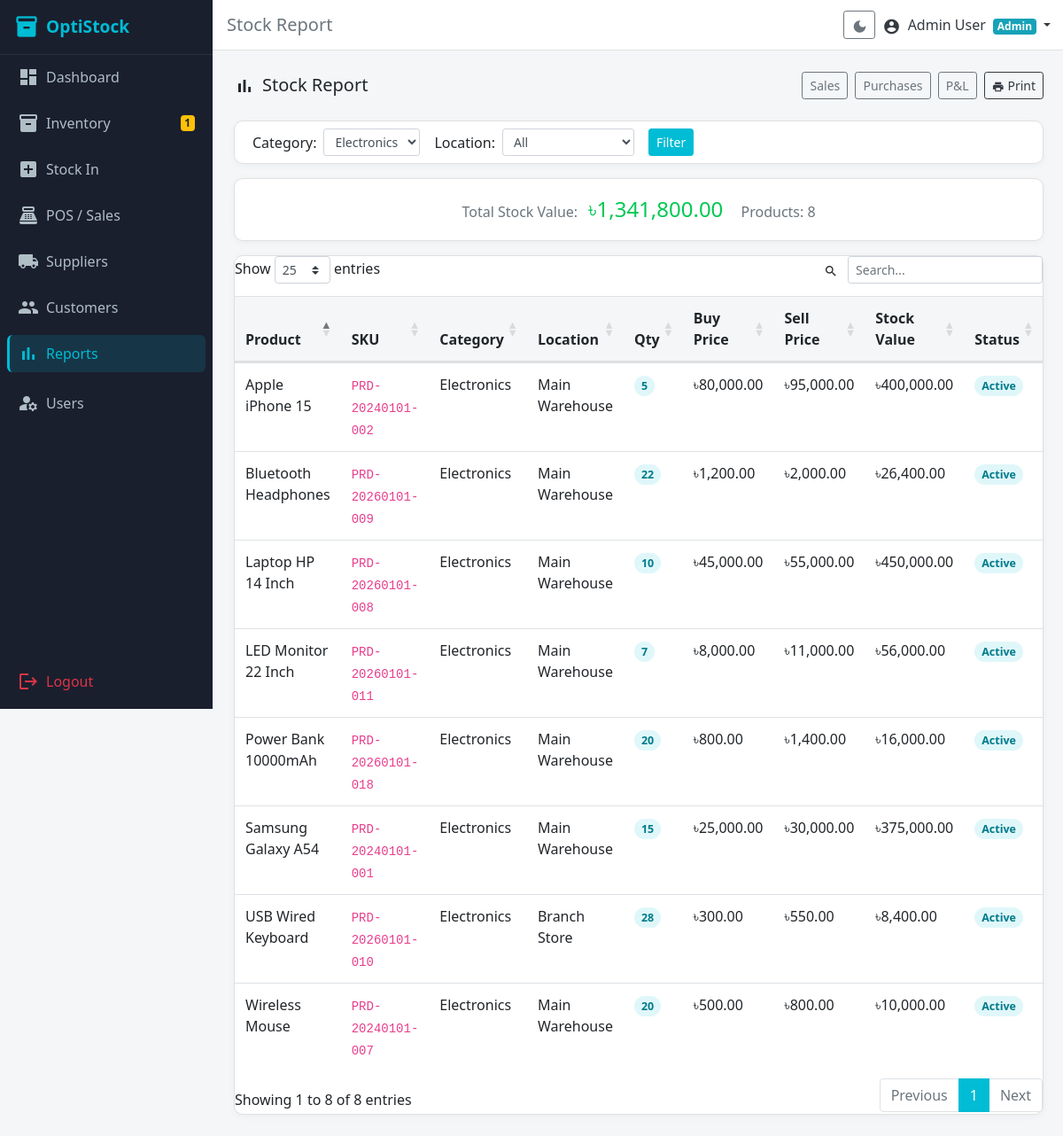
The page /modules/reports/stock_report.php?category=1 (signed in) on the database as committed earlier.
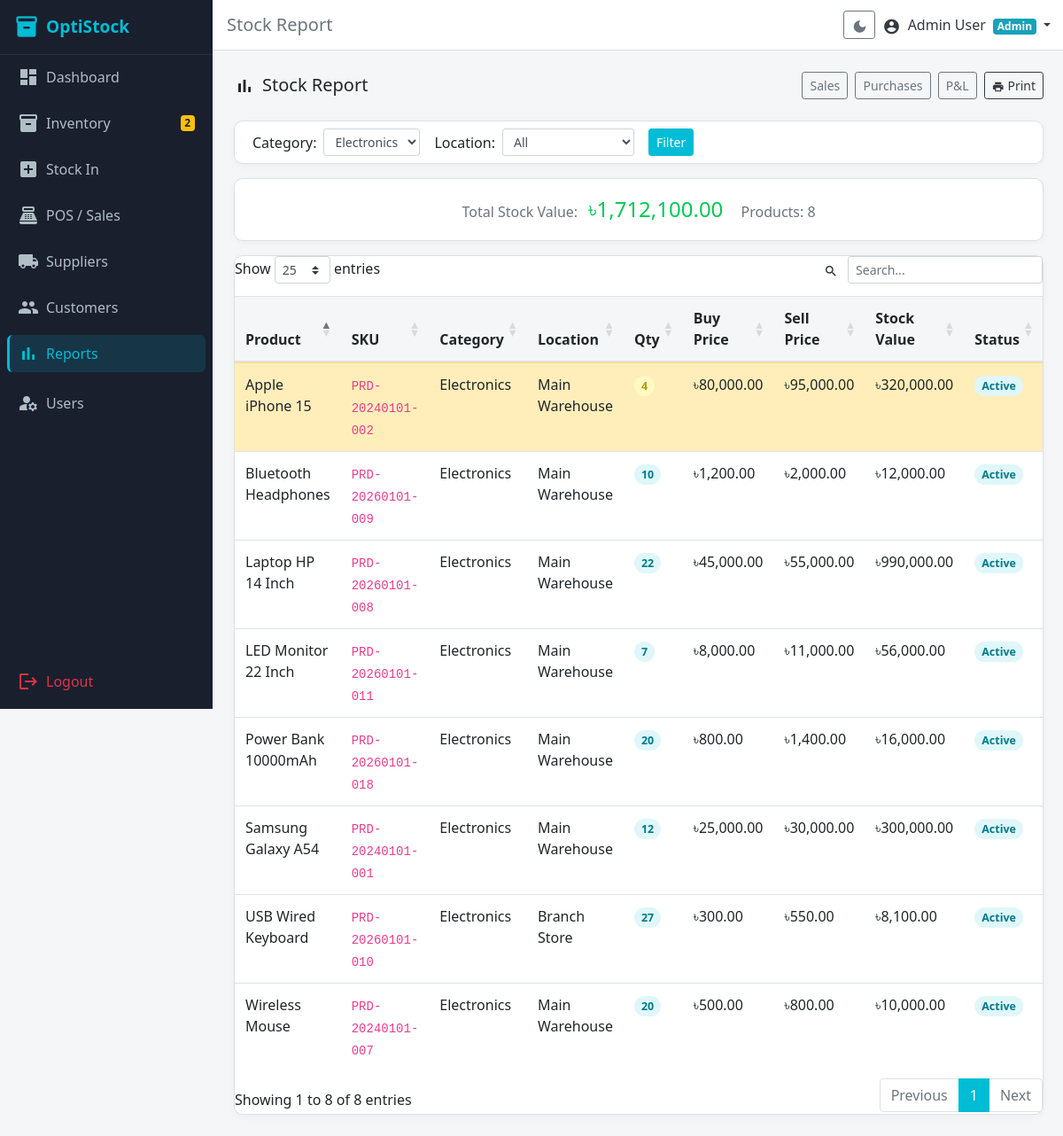
The same page on the database as committed later.
### tables this page shows
CREATE TABLE `products` (
  `id` int(10) UNSIGNED NOT NULL,
  `name` varchar(200) NOT NULL,
  `sku` varchar(50) NOT NULL,
  `barcode` varchar(100) DEFAULT NULL,
  `category_id` int(10) UNSIGNED DEFAULT NULL,
  `supplier_id` int(10) UNSIGNED DEFAULT NULL,
  `location_id` int(10) UNSIGNED DEFAULT NULL,
  `purchase_price` decimal(10,2) NOT NULL DEFAULT 0.00,
  `selling_price` decimal(10,2) NOT NULL DEFAULT 0.00,
  `quantity` int(11) NOT NULL DEFAULT 0,
  `low_stock_alert` int(11) NOT NULL DEFAULT 5,
  `description` text DEFAULT NULL,
  `status` enum('active','inactive') NOT NULL DEFAULT 'active',
  `created_at` datetime NOT NULL DEFAULT current_timestamp()
);

CREATE TABLE `categories` (
  `id` int(10) UNSIGNED NOT NULL,
  `name` varchar(100) NOT NULL,
  `description` text DEFAULT NULL,
  `created_at` datetime NOT NULL DEFAULT current_timestamp()
);

CREATE TABLE `locations` (
  `id` int(10) UNSIGNED NOT NULL,
  `name` varchar(100) NOT NULL,
  `address` text DEFAULT NULL,
  `created_at` datetime NOT NULL DEFAULT current_timestamp()
);

### modules/reports/stock_report.php (the view, shortened to what the changed rows need)
<?php
require_once __DIR__ . '/../../includes/auth_check.php';
$catFilter = $_GET['category'] ?? '';
$sql = 'SELECT p.*, cat.name AS category, l.name AS location, (p.quantity * p.purchase_price) AS stock_value
        FROM products p
        LEFT JOIN categories cat ON cat.id = p.category_id
        LEFT JOIN locations l ON l.id = p.location_id
        WHERE 1=1';
$params = [];
if ($catFilter) { $sql .= ' AND p.category_id = ?'; $params[] = $catFilter; }
$sql .= ' ORDER BY p.name';
$stmt = $pdo->prepare($sql);
$stmt->execute($params);
$products = $stmt->fetchAll();
$totalValue = array_sum(array_column($products, 'stock_value'));
include __DIR__ . '/../../includes/header.php';
?>
<div class="card mb-3">
  <div class="card-body text-center">
    <span class="text-muted">Total Stock Value: </span>
    <span class="h4 ml-2" style="color:#00C853;">৳<?= number_format($totalValue, 2) ?></span>
    <span class="text-muted ml-3">Products: <?= count($products) ?></span>
  </div>
</div>
<div class="card">
  <div class="table-responsive">
    <table class="table table-hover datatable mb-0">
      <thead>
        <tr><th>Product</th><th>SKU</th><th>Category</th><th>Location</th><th>Qty</th><th>Buy Price</th><th>Sell Price</th><th>Stock Value</th><th>Status</th></tr>
      </thead>
      <tbody>
        <?php foreach ($products as $p): ?>
        <?php $isLow = $p['quantity'] <= $p['low_stock_alert']; ?>
        <tr <?= $isLow ? 'class="table-warning"' : '' ?>>
          <td><?= htmlspecialchars($p['name']) ?></td>
          <td><code><?= htmlspecialchars($p['sku']) ?></code></td>
          <td><?= htmlspecialchars($p['category'] ?? '—') ?></td>
          <td><?= htmlspecialchars($p['location'] ?? '—') ?></td>
          <td>
            <?php
              if ($p['quantity'] <= 0) echo '<span class="stock-out">' . $p['quantity'] . '</span>';
              elseif ($isLow)          echo '<span class="stock-low">' . $p['quantity'] . '</span>';
              else                     echo '<span class="stock-ok">' . $p['quantity'] . '</span>';
            ?>
          </td>
          <td>৳<?= number_format($p['purchase_price'], 2) ?></td>
          <td>৳<?= number_format($p['selling_price'], 2) ?></td>
          <td>৳<?= number_format($p['stock_value'], 2) ?></td>
          <td><span class="status-<?= $p['status'] ?>"><?= ucfirst($p['status']) ?></span></td>
        </tr>
        <?php endforeach; ?>
      </tbody>
    </table>
  </div>
</div>
<?php
include __DIR__ . '/../../includes/footer.php';

### includes/sidebar.php (shortened to what the changed rows need)
<?php
$lowStockCount = 0;
if (isset($pdo)) {
    try {
        $ls = $pdo->query('SELECT COUNT(*) FROM products WHERE quantity <= low_stock_alert AND status = "active"');
        $lowStockCount = (int)$ls->fetchColumn();
    } catch (Exception $e) {}
}
$currentDir  = basename(dirname($_SERVER['PHP_SELF']));
function isActive(string $dir, string $file = ''): string {
    global $currentDir, $currentPage;
    if (!$file && $currentDir === $dir) return 'active';
    return '';
}
?>
<nav class="sidebar d-flex flex-column" id="sidebar">
  <ul class="nav flex-column px-2 flex-grow-1">
    <li class="nav-item py-1">
      <a class="nav-link <?= isActive('inventory') ?>" href="<?= BASE_URL ?>/modules/inventory/index.php">
        <span class="material-icons align-middle mr-2">inventory</span>Inventory
        <?php if ($lowStockCount > 0): ?>
          <span class="badge badge-warning ml-auto float-right"><?= $lowStockCount ?></span>
        <?php endif; ?>
      </a>
    </li>
  </ul>
</nav>

Rows that differ between the two databases and show on the page:
changed products "Apple iPhone 15": stock_value "400,000.00" → "320,000.00"; quantity "5" → "4"
changed products "Bluetooth Headphones": quantity "22" → "10"; stock_value "26,400.00" → "12,000.00"
changed products "Laptop HP 14 Inch": quantity "10" → "22"; stock_value "450,000.00" → "990,000.00"
changed products "Samsung Galaxy A54": quantity "15" → "12"; stock_value "375,000.00" → "300,000.00"
changed products "USB Wired Keyboard": quantity "28" → "27"; stock_value "8,400.00" → "8,100.00"
Other text that changed with them:
$lowStockCount: "1" → "2"
$totalValue: "1,341,800.00" → "1,712,100.00"
